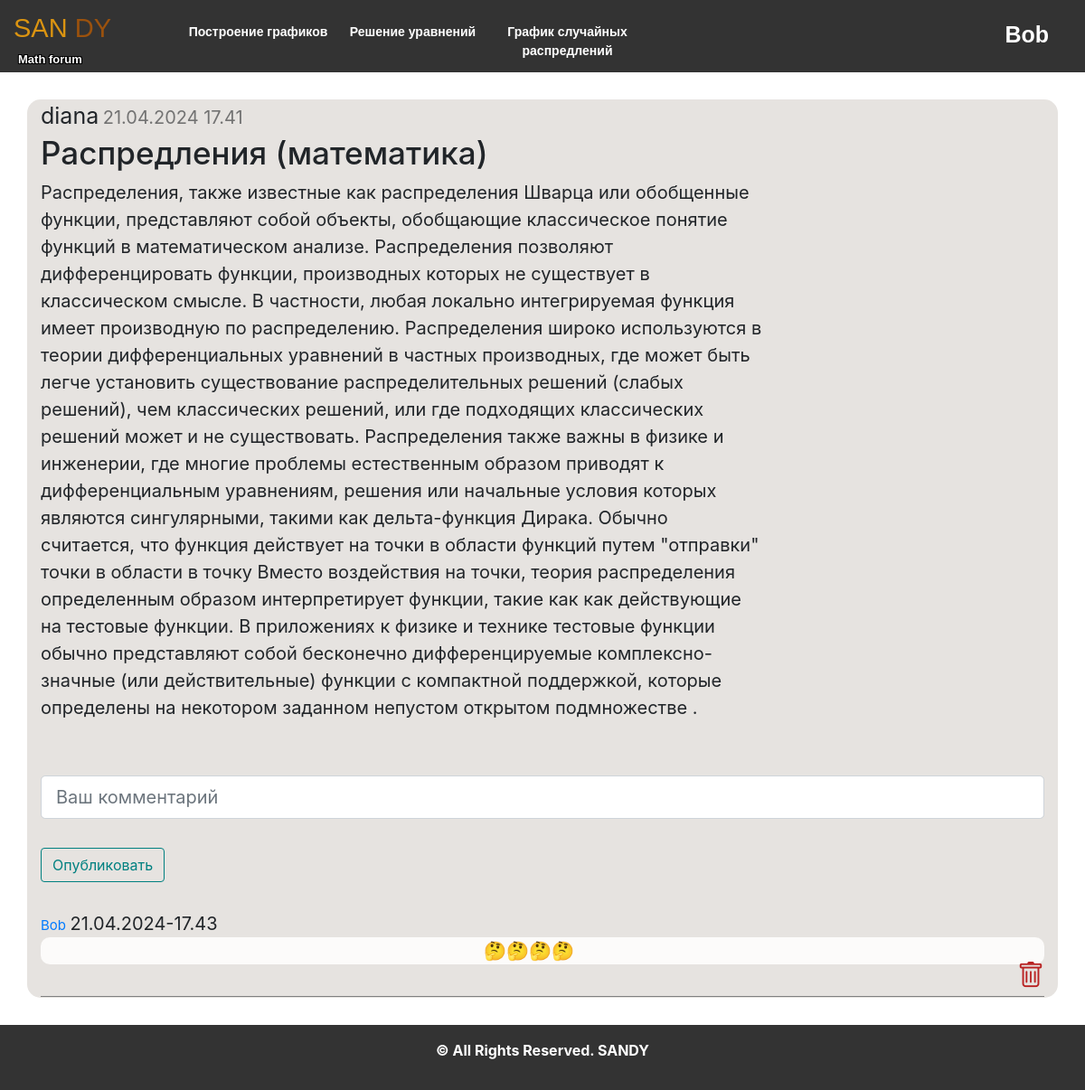
Screenshot of /post/1 (signed in) with the database file from the repository.
### data/users.py (models this page shows, shortened)
class User(SqlAlchemyBase, UserMixin, SerializerMixin):
    __tablename__ = 'users'
    id = sqlalchemy.Column(sqlalchemy.Integer, primary_key=True, autoincrement=True)
    username = sqlalchemy.Column(sqlalchemy.String, nullable=True)
    email = sqlalchemy.Column(sqlalchemy.String, index=True, unique=True, nullable=True)
    hashed_password = sqlalchemy.Column(sqlalchemy.String, nullable=True)
    post = orm.relationship("Post", back_populates='user')

### data/post.py (models this page shows, shortened)
class Post(SqlAlchemyBase, SerializerMixin):
    __tablename__ = 'posts'
    id = sqlalchemy.Column(sqlalchemy.Integer, primary_key=True, autoincrement=True)
    team_leader = sqlalchemy.Column(sqlalchemy.Integer, sqlalchemy.ForeignKey("users.id"))
    user = orm.relationship('User')
    title = sqlalchemy.Column(sqlalchemy.String, nullable=True)
    posts = sqlalchemy.Column(sqlalchemy.String, nullable=True)
    views = sqlalchemy.Column(sqlalchemy.Integer, default=0)
    image_post = sqlalchemy.Column(sqlalchemy.String(50), nullable=False, default='default.jpg')
    start_date = sqlalchemy.Column(sqlalchemy.DateTime, default=datetime.datetime.now)

### data/comments.py (models this page shows)
class Comments(SqlAlchemyBase, SerializerMixin):
    __tablename__ = 'comments'
    id = sqlalchemy.Column(sqlalchemy.Integer, primary_key=True, autoincrement=True)
    post_id = sqlalchemy.Column(sqlalchemy.Integer, sqlalchemy.ForeignKey("posts.id"))
    user_id = sqlalchemy.Column(sqlalchemy.Integer, sqlalchemy.ForeignKey("users.id"))
    post = orm.relationship('Post')
    user = orm.relationship('User')
    text_com = sqlalchemy.Column(sqlalchemy.String, nullable=True)
    start_date = sqlalchemy.Column(sqlalchemy.DateTime, default=datetime.datetime.now)

### flask_app.py (the view, shortened to what this page needs)
@app.route('/post/<int:post_id>', methods=['GET', 'POST'])
def look_post(post_id):
    db_sess = db_session.create_session()
    form = Comment()
    comments = db_sess.query(Comments).filter(Comments.post_id == post_id).all()
    post = db_sess.query(Post).filter(Post.id == post_id).first()
    if not post:
        abort(404)
    return render_template('post.html', title=post.title, post=post,
                           form_comment=form, comments=comments) # image_file=image_file,

### forms/post_forms.py
class Comment(FlaskForm):
    text = StringField('Ваш комментарий', validators=[DataRequired()])
    submit = SubmitField('Опубликовать')

### data/db_session.py (called while the page is built)
def create_session() -> Session:
    global __factory
    return __factory()

### flask_app.py (called while the page is built)
@login_manager.user_loader
def load_user(user_id):
    db_sess = db_session.create_session()
    return db_sess.query(User).get(user_id)

### templates/post.html (shortened to what this page needs)
{% extends "base.html" %}
{% block content %}
<form action="" method="post">
<div class="container">
    <div class="ava-time">
        <a id="ava">{{post.user.username}}</a> <a id="time">{{post.start_date.strftime('%d.%m.%Y %H.%M')}}</a>
    </div>
    <center class="text-body">
        <h2 class="article-title" align="left"> {{ post.title|safe }}</h2>
        <p class="article-content" align="left" >{{ post.posts|safe}}</p>
        <img src="{{ url_for('static', filename='img/'  + 'post_images/' + post.image_post) }}" alt=""><br>
    </center>
    <div class="content_comment">
        <form method="POST" action="{{url_for('look_post', post_id=post.id)}}">
            <fieldset class="form-group">
                <div class="form-group">
                    {{ form_comment.text(class="form-control form-control-lg", placeholder="Ваш комментарий") }}
                </div>
            </fieldset>
            <div class="form-group">
                {{ form_comment.submit(class="btn btn-outline-info") }}
            </div>
        </form>
    </div>
    <div class="comment_side">
        {% for item in comments %}
            <div class="single_comment">
                <div class="head_comment">
                    <div class="left_comment_side">
                        <a href="#" id="name-p">{{ item.user.username }}</a>
                        <a class="right_comment_side">{{ item.start_date.strftime('%d.%m.%Y-%H.%M') }}</a>
                    </div>
                </div>
                <div class="body_comment" style="margin-bottom: 35px;">
                    <a>{{ item.text_com }}</a>
                    {% if current_user.id == item.user_id %}
                    <a href="{{ url_for( 'delete_comment', com_id=item.id) }}" id="boot-icon" class="bi bi-trash"
                          style="font-size: 30px; color: rgb(185, 34, 34);
                           opacity: 1; -webkit-text-stroke-width: 0px; float: right; margin-top: 21px;"></a>
                    {% endif %}
                </div>
                <hr />
            </div>
        {% endfor %}
    </div>
</div>
</form>
{% endblock %}

### templates/base.html (shortened to what this page needs)
<!doctype html>
<html lang="en">
  <head>
    <link rel="stylesheet" href="/static/css/style.css">
    <link rel="stylesheet" href="https://cdn.jsdelivr.net/npm/bootstrap-icons@1.11.3/font/bootstrap-icons.min.css">
    <link rel="stylesheet"
          href="https://stackpath.bootstrapcdn.com/bootstrap/4.4.1/css/bootstrap.min.css"
>
    <link href='https://unpkg.com/boxicons@2.1.4/css/boxicons.min.css' rel='stylesheet'>
  </head>
  <body>
    <div id="block-body">
      <header>
        <div class="logo">
          <a href="/" style="text-decoration: none">
            <span class="use">SAN</span>
            <span class="web">DY</span>
          </a>
          <p>Math forum</p>
        </div>
        <div class="top-menu">
          <ul>
            <li><a href="/graf">Построение графиков</a></li>
            <li><a href="/uravn">Решение уравнений</a></li>
            <li><a href="/raspr">График случайных распредлений</a></li>
          </ul>
        </div>
        <div class="block-top-auth">
          {% if current_user.is_authenticated %}
          <a class="nikname" href="/logout" title="log out" >{{ current_user.username }}</a>
          {% else %}
          <p><a href="/register" >Регистрация</a></p>
          <p><a href="/login" >Вход</a></p>
          {% endif %}
        </div>
      </header>
    </div>
    <main>
      {% block content %}
      {% endblock %}
    </main>
    <footer class="page-footer">
      <p><b>© All Rights Reserved. SANDY</b></p>
    </footer>
  </body>
</html>

### static/css/style.css (style rules this page uses)
* { margin: 0; padding: 0; }
body { background-image: url("../img/white-needle.png"); }
#block-body { width: 100%; height: auto; }
header { width: screen width; height: 80px; background-color: #333; }
.logo { width: 200px; float: left; height: 80px; }
.logo a { display: block; margin-left: 15px; margin-top: 10px; font-family: "Exo2-Bold", sans-serif; font-size: 29px; color: #b2aeb2; text-decoration: none; cursor: pointer; }
.use { color: #db9411; }
.web { color: hsl(29, 85%, 33%); }
.logo p { margin-left: 20px; margin-top: 2px; margin-bottom: 5px; font-family: "Exo2-Medium", sans-serif; font-size: 13px; color: white; font-weight: 800; text-shadow: -1px -1px 0 #000, 1px -1px 0 #000, -1px 1px 0 #000, 1px 1px 0 #000; }
.top-menu { width: screen width; height: 80px; float: left; }
.top-menu ul li { list-style: none; float: left; text-align: center; }
.top-menu ul li a { display: block; width: 171px; text-decoration: none; font-family: "Exo2-Medium", sans-serif; font-size: 14px; color: white; height: 80px; padding-top: 25px; cursor: pointer; font-weight: 550; border-radius: 20px; }
.block-top-auth { width: 100px; float: right; margin-right: 40px; height: 80px; }
.block-top-auth a { text-decoration: none; color: white; font-family: "Exo2-Medium", sans-serif; font-size: 15px; font-weight: 700; text-decoration: underline; cursor: pointer; }
.block-top-auth .nikname { font-size: 25px; text-decoration: none; margin-top: 20px; float: right; }
.page-footer { padding: 1rem; background: #333; color: #fff; text-align: center; }
body { display: flex; flex-direction: column; }
html, body { min-height: 100vh; }
main { flex-grow: 1; }
footer { flex-grow: 0; }
.container { margin: 30px; border: 10px; background-color: #e6e3e0; border-radius: 15px; }
.ava-time { text-align: left; }
.ava-time #time { color: #727272; }
.ava-time #ava { font-size: 25px; }
.text-body { max-width: 800px; text-align: left; }
.text-body h2 { font-size: 35px; }
.text-body p { font-size: 20px; }
.right_comment_side { font-size: 12px; }
#name-p { font-size: 15px; }
.body_comment { background-color: #fcfbfa; border-radius: 10px; text-align: center; }
.form-control { margin-bottom: 0px; }
.form-group .btn { margin-top: 0%; margin-bottom: 15px; }
.content_comment { margin-top: 20px; }
.content_comment .form-group .btn { color: teal; border-color: teal; }
.container hr { display: block; height: 1px; border: 0; border-top: 1px solid grey; margin: 1em 0; padding: 0; }
.container a { font-size: 20px; margin-bottom: 15px; }

### rows the page displays
User: username "Bob"
User: user.username "diana"
Post: start_date "21.04.2024 17.41", title "Распредления (математика)", posts "Распределения, также известные как распределения Шварца или обобщенные функции, представляют собой объекты, обобщающие классическое понятие функций в математическом анализе. Распределения позволяют дифференцировать функции, производных которых не существует в классическом смысле. В частности, любая локально интегрируемая функция имеет производную по распределению. Распределения широко используются в теории дифференциальных уравнений в частных производных, где может быть легче установить существование распределительных решений (слабых решений), чем классических решений, или где подходящих классических решений может и не существовать. Распределения также важны в физике и инженерии, где многие…"
Comments: user.username "Bob", start_date "21.04.2024-17.43", text_com "🤔🤔🤔🤔"
